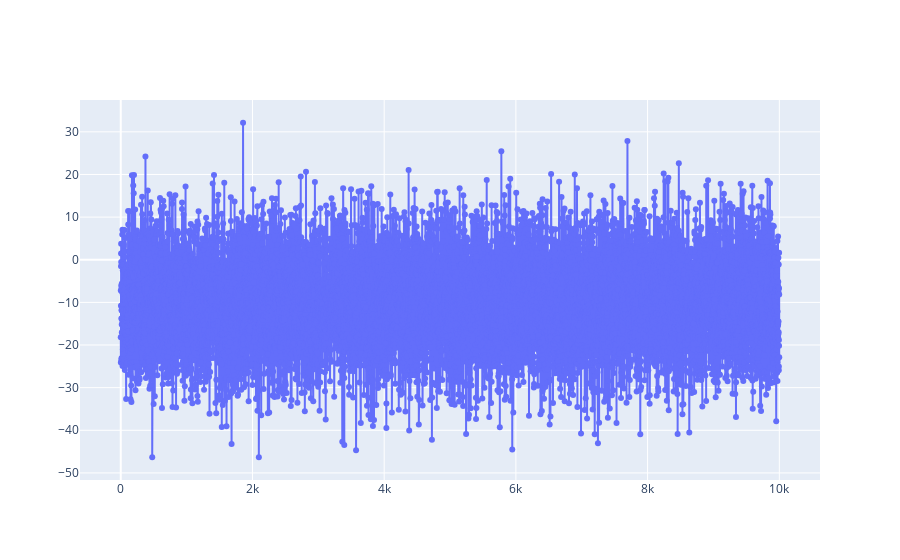

Here is the notebook cell this chart was saved with:
### Code cell
fig = go.Figure(
    data=[
        go.Scatter(
            x=list(range(len(normal_distribution))),
            y=normal_distribution,
            mode='lines+markers'  # both lines and points
        )
    ]
)
fig.show()

### Figure 1 — Plotly figure (JSON) as saved in the notebook; plotly's stock layout.template omitted (floating-point values rounded to 4 significant figures; data arrays with more than 128 entries replaced by an {"elided": "..."} marker saying what was removed)
{"data": [{"mode": "lines+markers", "type": "scatter", "x": {"elided": "10000 int values"}, "y": {"elided": "10000 float values"}}], "layout": {}}
